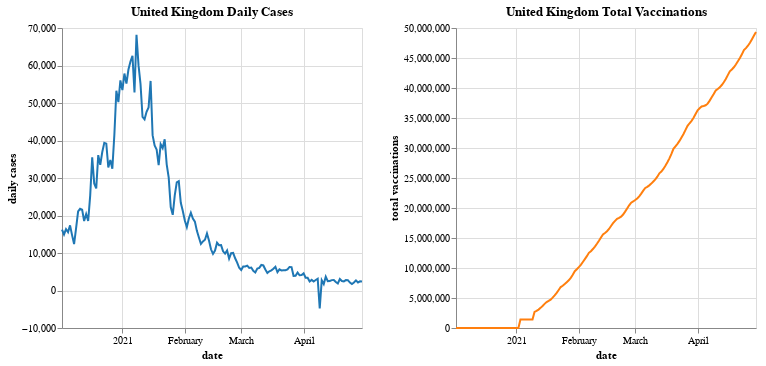

The notebook cell saved with this chart:
### Markdown cell above
### United Kingdom (Dec 2020 - Apr 2021)

### Code cell
draw_sidebyside('United Kingdom')

### Figure 1 — Vega-Lite specification as saved in the notebook (floating-point values rounded to 4 significant figures; data arrays with more than 128 entries replaced by an {"elided": "..."} marker saying what was removed)
{"config": {"view": {"continuousWidth": 400, "continuousHeight": 300}}, "hconcat": [{"mark": {"type": "line", "color": "#1F77B4"}, "encoding": {"x": {"type": "temporal", "field": "date"}, "y": {"type": "quantitative", "field": "daily cases"}}, "height": 300, "title": "United Kingdom Daily Cases", "width": 300}, {"mark": {"type": "line", "color": "#FF7F0E"}, "encoding": {"x": {"type": "temporal", "field": "date"}, "y": {"type": "quantitative", "field": "total vaccinations"}}, "height": 300, "title": "United Kingdom Total Vaccinations", "width": 300}], "data": {"name": "data-38d093b69325ea4e8dc58aa360020de3"}, "$schema": "https://vega.github.io/schema/vega-lite/v4.8.1.json", "datasets": {"data-38d093b69325ea4e8dc58aa360020de3": {"elided": "150 records"}}}
